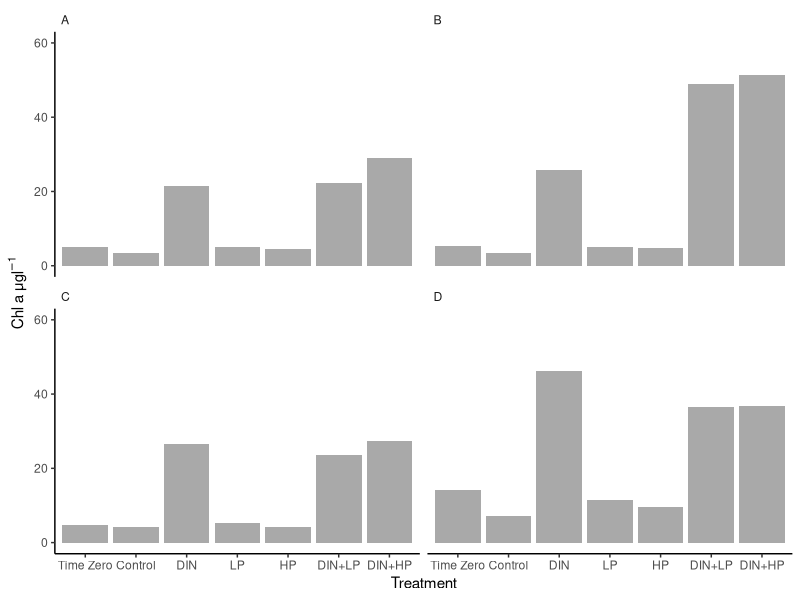

Here is the R script that generated this plot:
#2023-11-16
#combined bar chart for chl a for all months

library(tidyverse)
library(dplyr)
library(lubridate)
library(readxl)
library(ggplot2)
library(car)
library(rstatix)

all_bioassay = read_excel("data/2023-11-17_All_Bioassay_Chl_a.xlsx", sheet = "Sheet1")

summary(all_bioassay)
glimpse(all_bioassay)

variable_names = list("May" = "A", "June" = "B", "July" = "C", "September" = "D")

variable_labeller = function(variable,value){
  return(variable_names[value])
  }

All_Chl_a_bargraph = ggplot(data = all_bioassay, 
       aes(x = fct_relevel(Treatment, "T_0", "Control", "DIN", "LP", "HP", "DIN_LP", "DIN_HP"), y=Chl_a)) +
  geom_bar(stat='identity', fill="darkgrey") +
  xlab("Treatment") +
  ylab(expression(paste("Chl a \u03BCg", l^-1))) +
  scale_x_discrete(labels= c("T_0" = "Time Zero", "Control" = "Control", "DIN" = "DIN", "LP" = "LP", "HP" = "HP", "DIN_LP" = "DIN+LP", "DIN_HP" = "DIN+HP")) +
  facet_wrap(~factor(Bioassay, levels=c('May', 'June', 'July', 'September')),  ncol=2, labeller=variable_labeller) +
  theme_classic(base_size = 11) +
  theme(strip.background = element_blank(), strip.text = element_text(hjust = 0)) + 
  ylim(0, 60)
ggsave(All_Chl_a_bargraph, filename = "figures/All_Chl_a_bargraph.png",
       device = "png", height = 7, width = 11)
